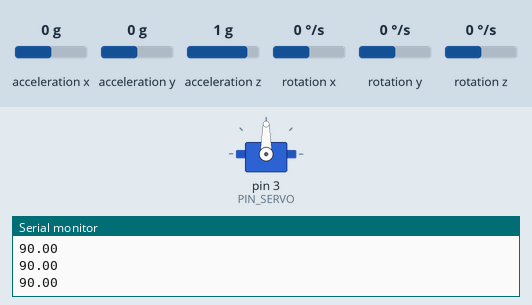
Bench run of a sketch on a simulated Arduino Uno, built with avr-gcc and run on an emulated ATmega328P. Parts: servo, the last lines printed to the serial monitor. The inputs (shaded band) are chosen by the test bench; at power-on: rotation z 0 °/s, acceleration x 0 g, acceleration y 0 g, acceleration z 1 g, rotation x 0 °/s, rotation y 0 °/s.

Above: at 4.2 s.
4.3 s: rotation z set to -192 °/s
At 5.3 s:
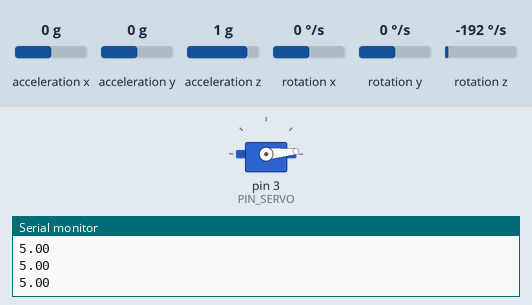
6.2 s: rotation z set to 192 °/s
At 9.0 s:
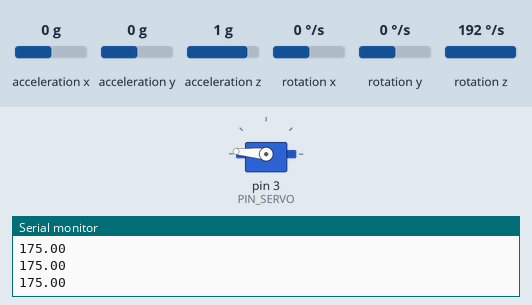
9.2 s: rotation z set to -100 °/s
At 10.55 s:
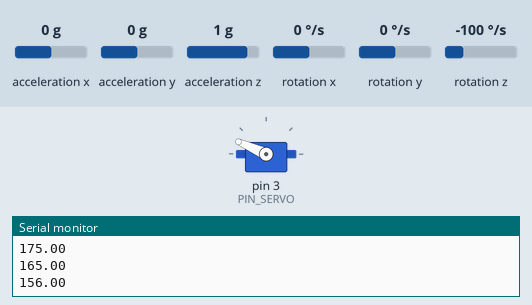
12.2 s: rotation z set to 100 °/s
At 12.35 s:
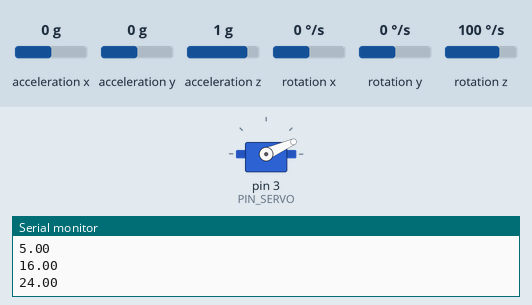
Timing chart, 0 to 15.4 s (numbered marks = the images above; inputs shaded):
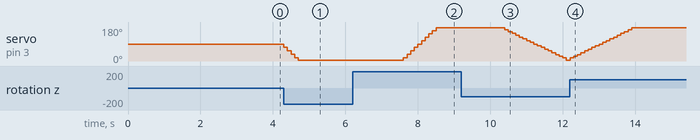

Measured:
- after the input at 4.3 s, servo on pin 3 (PIN_SERVO): moves from 90° to 5° over 0.40 s, starting at once
- after the input at 6.2 s, servo on pin 3 (PIN_SERVO): moves from 5° to 175° over 0.90 s, starting after 1.4 s
- after the input at 9.2 s, servo on pin 3 (PIN_SERVO): moves from 175° to 5° over 1.7 s, starting after 1.2 s
- after the input at 12.2 s, servo on pin 3 (PIN_SERVO): moves from 5° to 175° over 1.7 s, starting at once

The sketch:

03_06_tilt_servo.ino
```cpp
#include <MPU6050_tockn.h>
#include <Wire.h>

#include <Servo.h>
#define PIN_SERVO 3
Servo servo;

MPU6050 mpu6050(Wire);
float angleZ = 0.0;

unsigned long prevMillis = 0;

const int interval = 100;


void setup() {
  // put your setup code here, to run once:
  Serial.begin(9600);
  Wire.begin();
  mpu6050.begin();
  mpu6050.calcGyroOffsets(true);
  servo.attach(PIN_SERVO);
  Serial.println("Servo 90 setting");
  servo.write(90);
}

void loop() {
  unsigned long currMillis = millis();
  if (currMillis - prevMillis >= interval) {
    prevMillis = currMillis;

    mpu6050.update();
    float angleZ = mpu6050.getAngleZ();

    angleZ = map(int(angleZ), -90, 90, 5, 175);
    angleZ = constrain(angleZ, 5, 175);
    servo.write(angleZ);
    Serial.println(angleZ);
  }
}
```
